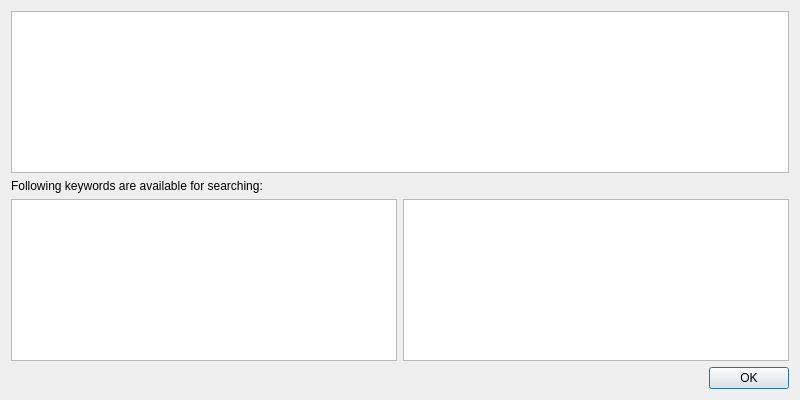
<?xml version="1.0" encoding="UTF-8"?>
<ui version="4.0">
 <class>ISearchExplanationDialog</class>
 <widget class="QDialog" name="ISearchExplanationDialog">
  <property name="geometry">
   <rect>
    <x>0</x>
    <y>0</y>
    <width>800</width>
    <height>400</height>
   </rect>
  </property>
  <property name="minimumSize">
   <size>
    <width>700</width>
    <height>0</height>
   </size>
  </property>
  <property name="windowTitle">
   <string>Help</string>
  </property>
  <property name="windowIcon">
   <iconset resource="../../resources.qrc">
    <normaloff>:/icons/48x48/CSrcUnknown.png</normaloff>:/icons/48x48/CSrcUnknown.png</iconset>
  </property>
  <layout class="QVBoxLayout" name="verticalLayout">
   <item>
    <widget class="QTextBrowser" name="textBrowserExplanation"/>
   </item>
   <item>
    <widget class="QLabel" name="label">
     <property name="text">
      <string>Following keywords are available for searching:</string>
     </property>
    </widget>
   </item>
   <item>
    <layout class="QHBoxLayout" name="horizontalLayout">
     <item>
      <widget class="QListWidget" name="listWidgetProperties"/>
     </item>
     <item>
      <widget class="QListWidget" name="listWidgetComparison"/>
     </item>
    </layout>
   </item>
   <item>
    <widget class="QDialogButtonBox" name="buttonBox">
     <property name="orientation">
      <enum>Qt::Horizontal</enum>
     </property>
     <property name="standardButtons">
      <set>QDialogButtonBox::Ok</set>
     </property>
    </widget>
   </item>
  </layout>
 </widget>
 <resources>
  <include location="../../resources.qrc"/>
 </resources>
 <connections>
  <connection>
   <sender>buttonBox</sender>
   <signal>accepted()</signal>
   <receiver>ISearchExplanationDialog</receiver>
   <slot>accept()</slot>
   <hints>
    <hint type="sourcelabel">
     <x>248</x>
     <y>254</y>
    </hint>
    <hint type="destinationlabel">
     <x>157</x>
     <y>274</y>
    </hint>
   </hints>
  </connection>
 </connections>
</ui>
